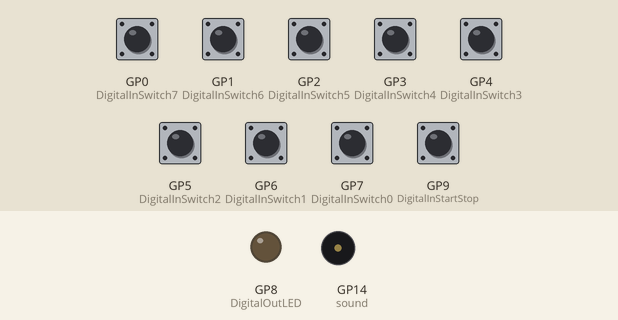
Bench run of a program on a simulated Raspberry Pi Pico running CircuitPython. Shown: output pins drawn as LEDs (lit = HIGH), buzzer (waves = sounding). Inputs (shaded band) come from the test bench; at power-on: GP0 (DigitalInSwitch7), GP1 (DigitalInSwitch6), GP2 (DigitalInSwitch5), GP3 (DigitalInSwitch4), GP4 (DigitalInSwitch3), GP5 (DigitalInSwitch2), GP6 (DigitalInSwitch1), GP7 (DigitalInSwitch0), GP9 (DigitalInStartStop) LOW.

Above: at 1.2 s.
1.3 s: GP9 (DigitalInStartStop) pulled HIGH for 0.15 s
At 1.42 s:
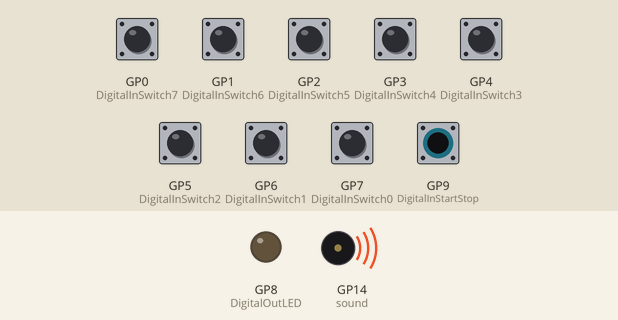
Timing chart, 0 to 4.3 s (numbered marks = the images above; inputs shaded):
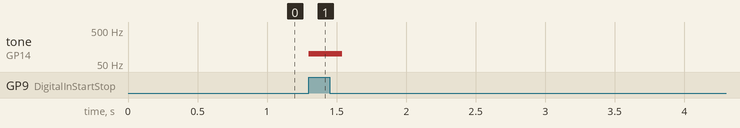

The program:

picoPunkConsole.py
```python
#======================================================================
# Pico Punk Console
# A simple programmable 8 step tone sequencer, ported from the Arduino Punk Console by dano/beavisaudio.com
# http://beavisaudio.com/projects/arduinopunkconsole/
#======================================================================

import time
import board
from analogio import AnalogIn
from digitalio import DigitalInOut, Direction, Pull
from simpleio import map_range
import pwmio

# assign pots to variables
AnalogInFrequency = AnalogIn(board.A0)
AnalogInDuration = AnalogIn(board.A1)
AnalogInTempo = AnalogIn(board.A2)

# assign buttons + LED to variables
DigitalInSwitch0 = DigitalInOut(board.GP7)
DigitalInSwitch1 = DigitalInOut(board.GP6)
DigitalInSwitch2 = DigitalInOut(board.GP5)
DigitalInSwitch3 = DigitalInOut(board.GP4)
DigitalInSwitch4 = DigitalInOut(board.GP3)
DigitalInSwitch5 = DigitalInOut(board.GP2)
DigitalInSwitch6 = DigitalInOut(board.GP1)
DigitalInSwitch7 = DigitalInOut(board.GP0)
DigitalInStartStop = DigitalInOut(board.GP9)
DigitalOutLED = DigitalInOut(board.GP8)

# assign audio output to variable
sound = pwmio.PWMOut(board.GP14, frequency=440, duty_cycle=0, variable_frequency=True)

# set button pins to inputs and LED pin to output
DigitalInSwitch0.direction = Direction.INPUT
DigitalInSwitch1.direction = Direction.INPUT
DigitalInSwitch2.direction = Direction.INPUT
DigitalInSwitch3.direction = Direction.INPUT
DigitalInSwitch4.direction = Direction.INPUT
DigitalInSwitch5.direction = Direction.INPUT
DigitalInSwitch6.direction = Direction.INPUT
DigitalInSwitch7.direction = Direction.INPUT
DigitalInStartStop.direction = Direction.INPUT
DigitalOutLED.direction = Direction.OUTPUT

# set up the array for each step
steps = [100,120,140,160,180,200,220,240]
num = len(steps)

# initial values for other variables
duration = 50
mapD = 50
pitchval = 1
lastPushedStep = -1
tempo = 100
mapT = 100
mapF = 100

# check switch 0 > if pressed, save the current freq into step 0 > repeat for each button
def readSwitches():
    lastPushedStep = -1

    if DigitalInSwitch0.value:
      steps[0] = mapF
      lastPushedStep = 1
      print("switch 1")

    elif DigitalInSwitch1.value:
      steps[1] = mapF
      lastPushedStep = 2
      print("switch 2")

    elif DigitalInSwitch2.value:
      steps[2] = mapF
      lastPushedStep = 3
      print("switch 3")

    elif DigitalInSwitch3.value:
      steps[3] = mapF
      lastPushedStep = 4
      print("switch 4")

    elif DigitalInSwitch4.value:
      steps[4] = mapF
      lastPushedStep = 5
      print("switch 5")

    elif DigitalInSwitch5.value:
      steps[5] = mapF
      lastPushedStep = 6
      print("switch 6")

    elif DigitalInSwitch6.value:
      steps[6] = mapF
      lastPushedStep = 7
      print("switch 7")

    elif DigitalInSwitch7.value:
      steps[7] = mapF
      lastPushedStep = 8
      print("switch 8")


# main loop
while True:
  for i in range(num): # for each step in the sequence
    if DigitalInStartStop.value: # wait until Play button is pressed

      DigitalOutLED.value = True # turn LED on

      readSwitches() # check if any buttons are pressed

      # read values from pots 1 + 3 and remap from 0-65535 to 0-255
      mapF = int(AnalogInFrequency.value/257)
      mapT = int(AnalogInTempo.value/257)

      tempo = mapT * 1.9 # set tempo according to pot 3 value; adjust multiplier to suit the range you need

      sound.frequency = steps[i] # set frequency of the current step
      sound.duty_cycle = AnalogInDuration.value # set duty cycle according to pot 2 value


      DigitalOutLED.value = False # turn LED off
      time.sleep(tempo/1000) # pause for a beat

    else:
        sound.duty_cycle = 0 # mute audio if button is not pressed
```

Measured:
- after the input at 1.3 s, tone on GP14 (sound): silent → 100 Hz at once, → silent 0.24 s later
